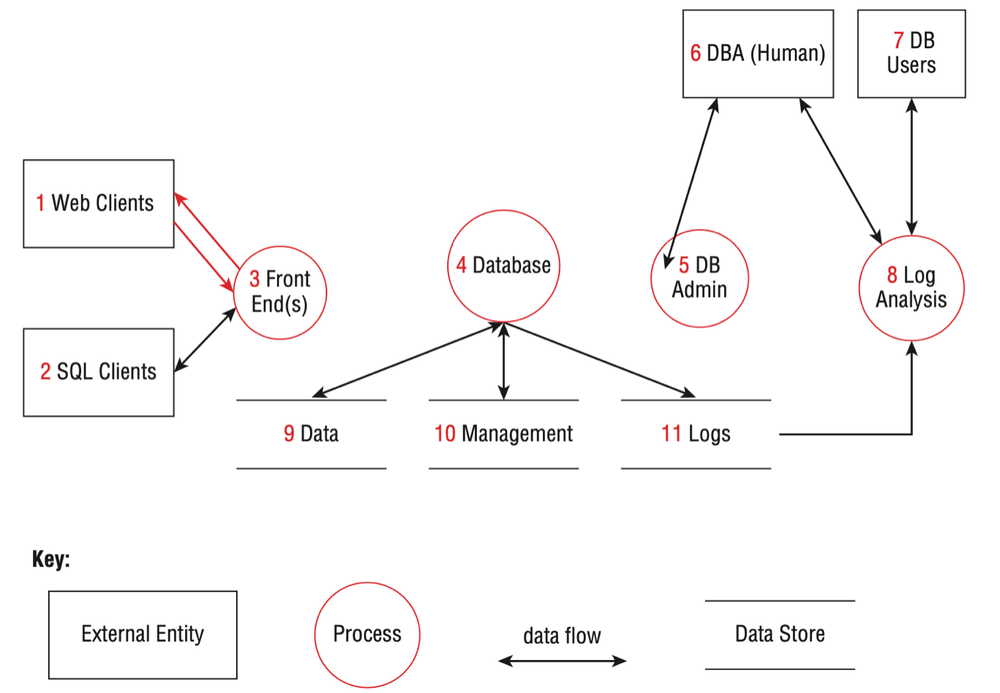
#> input picture src/image.png, 1000 x 693 px, shrunk from 1367 x 947 before the run, found by its file name
$ python smart_cropping.py
#> lines starting #> are read from the running program, lines starting #| are printed output that depends on the picture
import os
import cv2
import numpy as np
import matplotlib.pyplot as plt


class NoBordersDetectedError(Exception):

    def suggest_resolution(self):
        return 'Consider adjusting the threshold parameter to a lower value. \
            The default background color is 255 (white).'


def _find_border(gray_image, direction, non_white_pixels):
    """ Find the border coordinates in the specified direction.

    This function finds the border coordinates in the specified direction based
    on the non-white pixels' coordinates.
    """

    if direction == 'left':
        x, y = (non_white_pixels[1].min(),
                non_white_pixels[0][non_white_pixels[1].argmin()])
    elif direction == 'right':
        x, y = (non_white_pixels[1].max(),
                non_white_pixels[0][non_white_pixels[1].argmax()])
    elif direction == 'top':
        x, y = (non_white_pixels[1][non_white_pixels[0].argmin()],
                non_white_pixels[0].min())
    elif direction == 'bottom':
        x, y = (non_white_pixels[1][non_white_pixels[0].argmax()],
                non_white_pixels[0].max())
    else:
        return None
    return x, y


def _visualize_images(original_image, detected_borders, cropped_image):
    """ Visualize the detected borders and the cropped image.

    This function plots two subplots:
    - The first subplot shows the original image with detected borders
        highlighted in red.
    - The second subplot shows the cropped image.
    """

    try:
        plt.subplot(1, 2, 1)
        plt.imshow(original_image[..., ::-1])
        plt.plot([detected_borders['left'][0], detected_borders['right'][0],
                  detected_borders['right'][0], detected_borders['left'][0],
                  detected_borders['left'][0]],
                 [detected_borders['top'][1], detected_borders['top'][1],
                  detected_borders['bottom'][1], detected_borders['bottom'][1],
                  detected_borders['top'][1]],
                 color='red')
        plt.title('Detected Borders')

        plt.subplot(1, 2, 2)
        plt.imshow(cropped_image[..., ::-1])
        plt.title('Cropped Image')

        plt.show()
    except Exception as e:
        print(f'Error during visualization: {e}')


def _validate_input(img_path, output_path, margin):
    """ Validate the input parameters for the crop_image function.

    This function checks if the input image file exists, if the output
    directory exists (if provided), and if the margin parameter is a
    non-negative integer.
    """

    if not os.path.isfile(img_path):
        raise FileNotFoundError(f'The file {img_path} does not exist.')

    if output_path is not None:
        if os.path.isdir(output_path):
            output_dir = output_path
        else:
            output_dir = os.path.dirname(output_path)

        if not os.path.isdir(output_dir):
            raise FileNotFoundError(f'The directory {output_dir} does not exist.')

    if not isinstance(margin, int) or margin < 0:
        raise ValueError('Margin must be a non-negative integer.')


def _calculate_borders(gray_image, non_white_pixels):
    """ Calculate the borders of non-white regions in the image.

    This function determines the borders of non-white regions in the provided
    grayscale image. It iterates through each direction (left, right, top,
    bottom) and finds the corresponding border.
    """

    borders = {}
    directions = ['left', 'right', 'top', 'bottom']
    for direction in directions:
        borders[direction] = _find_border(
            gray_image, direction, non_white_pixels
        )
    return borders


def _crop_and_visualize(image, borders, margin, output_path):
    """ Crop the image based on detected borders, add a margin, and visualize
    the result.

    This function crops the input image based on the detected borders and adds
    a margin around the cropped region. It then visualizes the original image
    with detected borders and the cropped image.
    """

    x_left, _ = borders['left']
    x_right, _ = borders['right']
    _, y_top = borders['top']
    _, y_bottom = borders['bottom']

    x_left = max(0, x_left - margin)
    x_right = min(image.shape[1] - 1, x_right + margin)
    y_top = max(0, y_top - margin)
    y_bottom = min(image.shape[0] - 1, y_bottom + margin)

    padded_image = np.ones((
        y_bottom - y_top + 2 * margin,
        x_right - x_left + 2 * margin, 3),
        dtype=np.uint8) * 255

    padded_image[margin:-margin, margin:-margin] = image[
        y_top:y_bottom, x_left:x_right
    ]

    output_path = output_path or 'cropped_image.png'
    cv2.imwrite(output_path, padded_image)

    _visualize_images(image, borders, padded_image)

    return padded_image


def crop_image(img_path, output_path=None, margin=10, threshold=255):
    """ Crop an image to remove surrounding white borders.

    Args:
        img_path (str): The path to the input image file.
        output_path (str, optional): The path to save the cropped image.
            If not provided, the cropped image will not be saved.
        margin (int, optional): The margin size (in pixels) to preserve around
            the cropped image. Defaults to 10.
        threshold (int, optional): The threshold value for considering pixels
            as non-white. Pixels with values above this threshold will be
            considered non-white. Defaults to 255.

    Raises:
        NoBordersDetectedError: Raised when no borders are detected in
            the image.
        FileNotFoundError: Raised when the input image file is not found.
        ValueError: Raised when invalid input parameters are provided.
        Exception: Raised for any other unexpected errors during the cropping
            process.

    Returns:
        numpy.ndarray or None: If successful, returns the cropped image as a
            NumPy array. If an error occurs, returns None.
    """
#> called with img_path = 'image.png', margin = 10, threshold = 255

    try:
        _validate_input(img_path, output_path, margin)

        image = cv2.imread(img_path)
#> image is the input picture: shape (693, 1000, 3); mean B, G, R 248.2, 248.2, 249.1
        gray_image = cv2.cvtColor(image, cv2.COLOR_BGR2GRAY)
        non_bg_pixels = np.where(gray_image < threshold)
#> non_bg_pixels = 55502 positions, rows 7 to 690, columns 20 to 968
        borders = _calculate_borders(gray_image, non_bg_pixels)
#> the loop in _calculate_borders, `for direction in directions:` made 4 passes
#> (x in _find_border, y in _find_border) on passes 1 to 4: (20, 159), (968, 9), (682, 7), (361, 690)
#> after the loop in _calculate_borders, `for direction in directions:`: borders = {'left': (20, 159), 'right': (968, 9), 'top': (682, 7), 'bottom': (361, 690)}

        if all(borders.values()):
            return _crop_and_visualize(image, borders, margin, output_path)
#> in _crop_and_visualize, `x_left, _ = borders['left']`: x_left = 20
#> in _crop_and_visualize, `x_right, _ = borders['right']`: x_right = 968
#> in _crop_and_visualize, `_, y_top = borders['top']`: y_top = 7
#> in _crop_and_visualize, `_, y_bottom = borders['bottom']`: y_bottom = 690
#> in _crop_and_visualize, `x_left = max(0, x_left - margin)`: x_left = 10
#> in _crop_and_visualize, `x_right = min(image.shape[1] - 1, x_right + margin)`: x_right = 978
#> in _crop_and_visualize, `y_top = max(0, y_top - margin)`: y_top = 0
#> in _crop_and_visualize, `y_bottom = min(image.shape[0] - 1, y_bottom + margin)`: y_bottom = 692
#> in _crop_and_visualize, `padded_image[margin:-margin, margin:-margin] = image[ y_top:y_bottom, ..`:
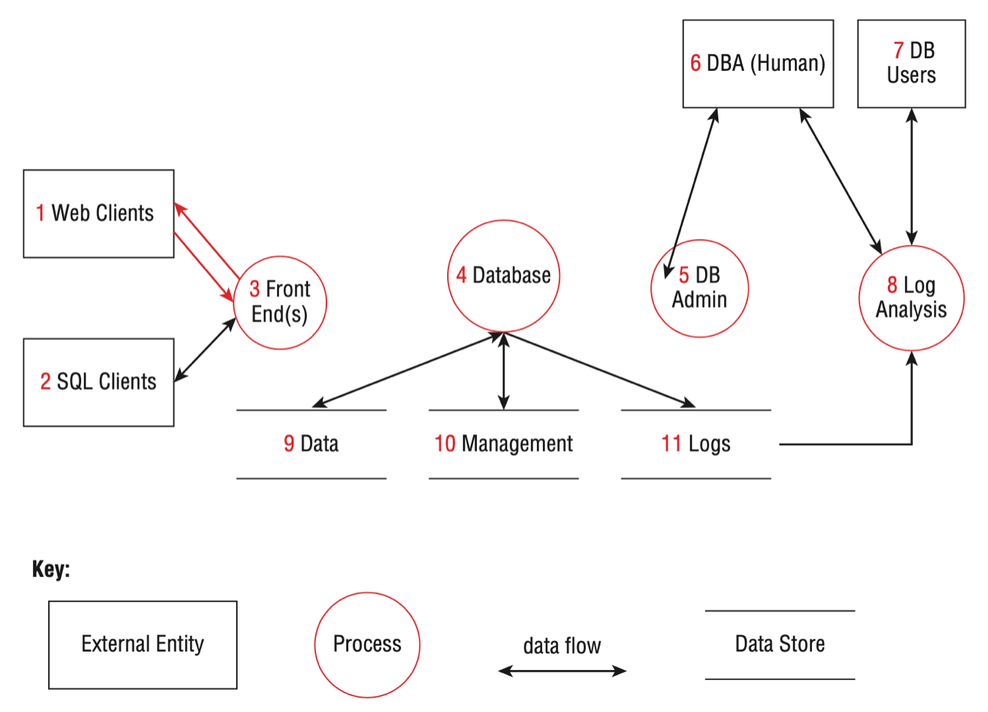
#> padded_image: shape (712, 988, 3); mean B, G, R 248.3, 248.3, 249.2
#> in _visualize_images, `plt.show()`:
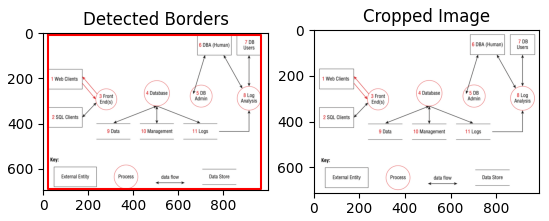
#> figure drawn by matplotlib, 2 panels
        else:
            raise NoBordersDetectedError(
                'No borders were detected in the image.'
            )
    except NoBordersDetectedError as e:
        print(f'Error: {e}')
        print(f'Suggested resolution: {e.suggest_resolution()}')
        return None
    except (FileNotFoundError, ValueError) as e:
        print(f'Error: {e}')
        return None
    except Exception as e:
        print(f'Error during cropping: {e}')
        return None


if __name__ == "__main__":
    cropped_image = crop_image('image.png')

$ run again, with examples/smart_cropping.png copied over src/image.png
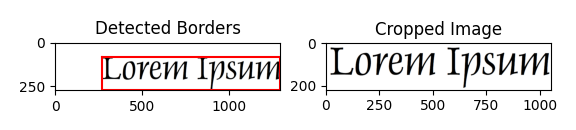
#> input picture examples/smart_cropping.png, 576 x 130 px, found by its file name
#> in crop_image, image is the input picture: shape (130, 576, 3); mean B, G, R 233.2, 233.2, 235.4
#> non_bg_pixels = 13095 positions, rows 20 to 110, columns 20 to 556
#> the loop in _calculate_borders, `for direction in directions:` made 4 passes
#> (x in _find_border, y in _find_border) on passes 1 to 4: (20, 82), (556, 103), (168, 20), (54, 110)
#> after the loop in _calculate_borders, `for direction in directions:`: borders = {'left': (20, 82), 'right': (556, 103), 'top': (168, 20), 'bottom': (54, 110)}
#> in _crop_and_visualize, `x_left, _ = borders['left']`: x_left = 20
#> in _crop_and_visualize, `x_right, _ = borders['right']`: x_right = 556
#> in _crop_and_visualize, `_, y_top = borders['top']`: y_top = 20
#> in _crop_and_visualize, `_, y_bottom = borders['bottom']`: y_bottom = 110
#> in _crop_and_visualize, `x_left = max(0, x_left - margin)`: x_left = 10
#> in _crop_and_visualize, `x_right = min(image.shape[1] - 1, x_right + margin)`: x_right = 566
#> in _crop_and_visualize, `y_top = max(0, y_top - margin)`: y_top = 10
#> in _crop_and_visualize, `y_bottom = min(image.shape[0] - 1, y_bottom + margin)`: y_bottom = 120
#> in _visualize_images, `plt.show()`:
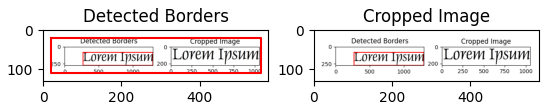
#> figure drawn by matplotlib, 2 panels
